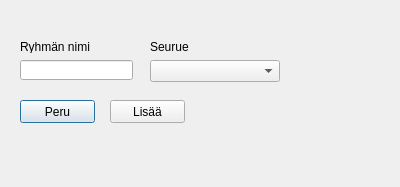
<?xml version="1.0" encoding="UTF-8"?>
<ui version="4.0">
 <class>Dialog</class>
 <widget class="QDialog" name="Dialog">
  <property name="geometry">
   <rect>
    <x>0</x>
    <y>0</y>
    <width>400</width>
    <height>187</height>
   </rect>
  </property>
  <property name="windowTitle">
   <string>Dialog</string>
  </property>
  <widget class="QComboBox" name="addGroupPartyComboBox">
   <property name="geometry">
    <rect>
     <x>150</x>
     <y>60</y>
     <width>130</width>
     <height>22</height>
    </rect>
   </property>
  </widget>
  <widget class="QLabel" name="label">
   <property name="geometry">
    <rect>
     <x>150</x>
     <y>40</y>
     <width>60</width>
     <height>13</height>
    </rect>
   </property>
   <property name="text">
    <string>Seurue</string>
   </property>
  </widget>
  <widget class="QLabel" name="label_2">
   <property name="geometry">
    <rect>
     <x>20</x>
     <y>40</y>
     <width>70</width>
     <height>13</height>
    </rect>
   </property>
   <property name="text">
    <string>Ryhmän nimi</string>
   </property>
  </widget>
  <widget class="QLineEdit" name="addGroupGroupNameLineEdit">
   <property name="geometry">
    <rect>
     <x>20</x>
     <y>60</y>
     <width>113</width>
     <height>20</height>
    </rect>
   </property>
  </widget>
  <widget class="QPushButton" name="addGroupCancelPushButton">
   <property name="geometry">
    <rect>
     <x>20</x>
     <y>100</y>
     <width>75</width>
     <height>23</height>
    </rect>
   </property>
   <property name="text">
    <string>Peru</string>
   </property>
   <property name="default">
    <bool>true</bool>
   </property>
  </widget>
  <widget class="QPushButton" name="addGroupAddPushButton">
   <property name="geometry">
    <rect>
     <x>110</x>
     <y>100</y>
     <width>75</width>
     <height>23</height>
    </rect>
   </property>
   <property name="text">
    <string>Lisää</string>
   </property>
  </widget>
 </widget>
 <tabstops>
  <tabstop>addGroupGroupNameLineEdit</tabstop>
  <tabstop>addGroupPartyComboBox</tabstop>
  <tabstop>addGroupCancelPushButton</tabstop>
  <tabstop>addGroupAddPushButton</tabstop>
 </tabstops>
 <resources/>
 <connections/>
</ui>
